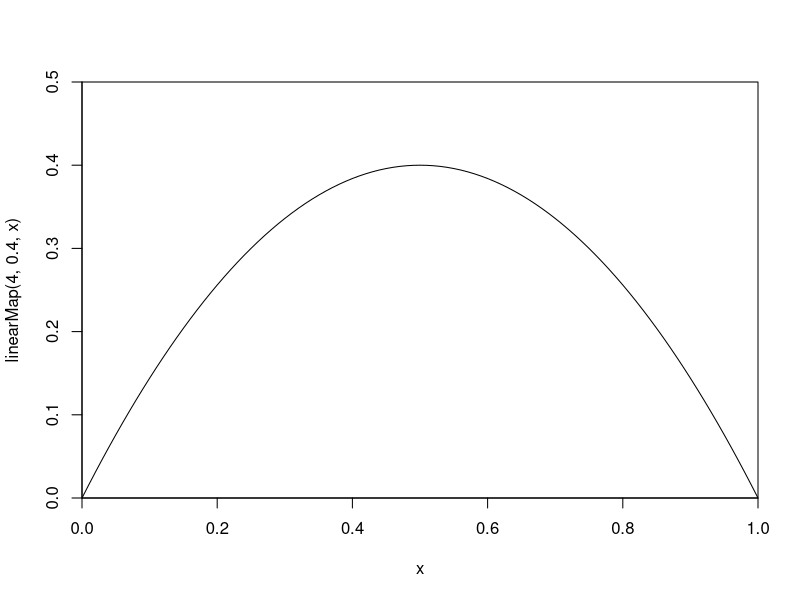
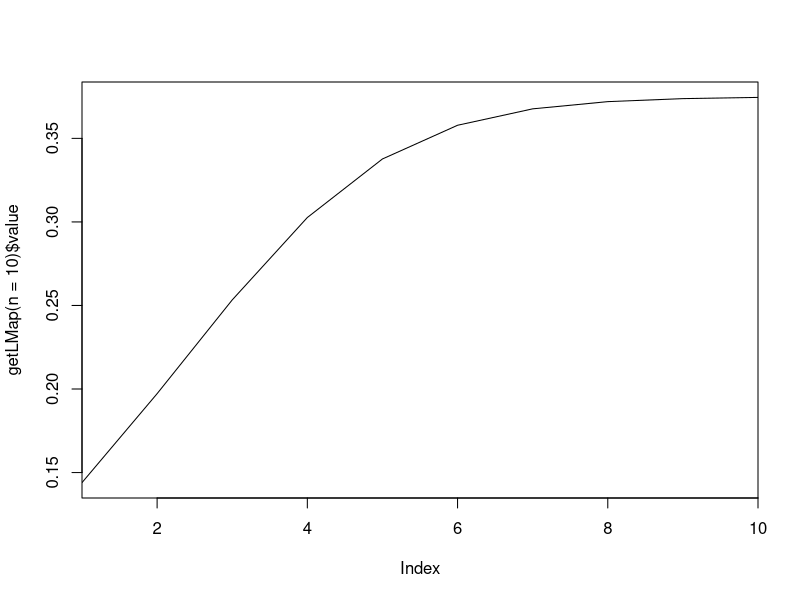

Recreate these plots in R, in order.
# linear function iterative mapping
linearMap <- function(c = 4, lambda = 0.4, x){
    return(c * lambda * x * (1-x))
}
curve(linearMap(4, 0.4, x), 0, 1, xaxs="i", yaxs="i", ylim = c(0, 0.5))

getLMap <- function(c = 4, lambda = 0.4, x = 0.1, n = 10){
    out <- c(linearMap(c, lambda, x))
    for(i in 2:n){
        out[i] <- linearMap(c, lambda, x = out[i-1])
    }
    out_df <- data.frame(iter = c(1:n), value = out)
    return(out_df)
}
plot(getLMap(n = 10)$value, type="l", xaxs="i")

lambda_val <- seq(from = 0.2, to = 0.8, by = 0.05)
x <- list()
for(j in 1:length(lambda_val)){
    r_val = paste0("r_", as.character(lambda_val[j]))
    x[[r_val]] <- getLMap(4, lambda_val[j], 0.1, 10)
}
